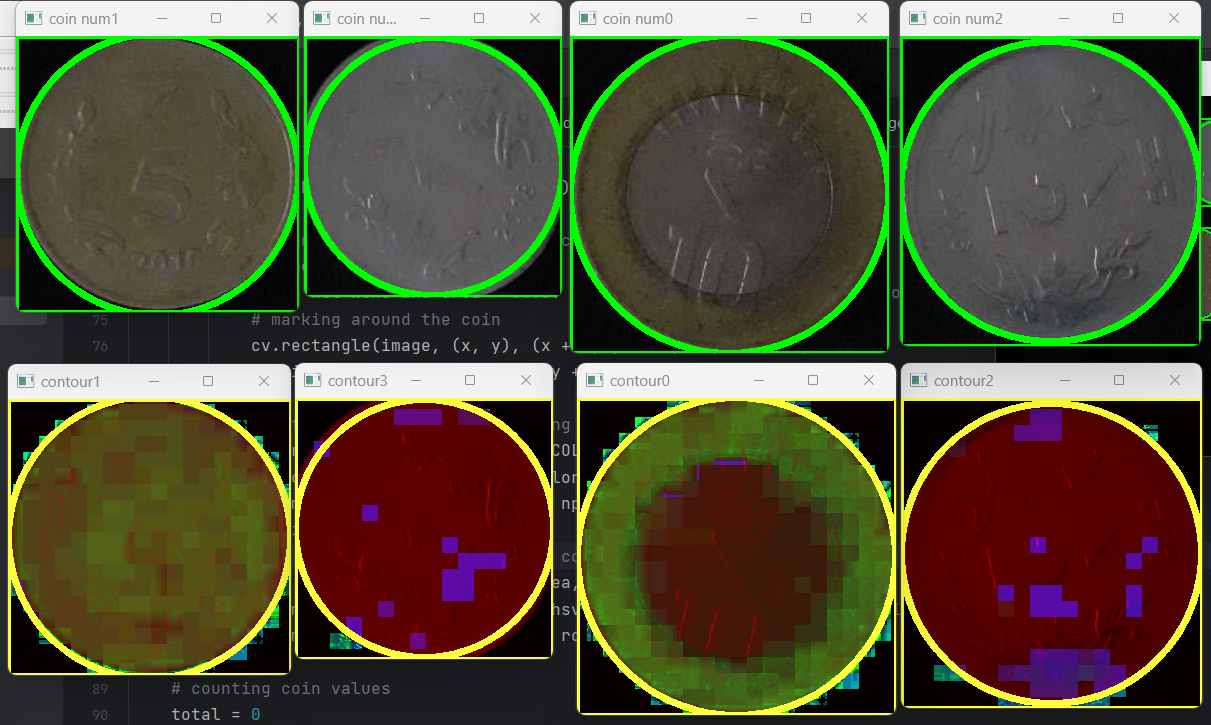
#> input picture images/all low light.png, 1211 x 725 px, given in place of the camera
$ python masking.py
#> lines starting #> are read from the running program, lines starting #| are printed output that depends on the picture; after the words box and inside, x2 and y2 are one past the last pixel; in counts of white or black regions, pixels touching at a corner belong together
import cv2 as cv
import numpy as np

# creating video capture object
cap = cv.VideoCapture(0)


def empty(a):  # function used as the parameter for cv.createTrackbar
    pass


# creating window for setting hsv values by trackbar
cv.namedWindow('hsv', cv.WINDOW_NORMAL)
cv.resizeWindow('hsv', 640, 360)
cv.createTrackbar('lower_h', 'hsv', 0, 255, empty)
#> slider 'lower_h' is set to 51
cv.createTrackbar('higher_h', 'hsv', 255, 255, empty)
cv.createTrackbar('lower_s', 'hsv', 0, 255, empty)
#> slider 'lower_s' is set to 51
cv.createTrackbar('higher_s', 'hsv', 255, 255, empty)
cv.createTrackbar('lower_v', 'hsv', 0, 255, empty)
#> slider 'lower_v' is set to 51
cv.createTrackbar('higher_v', 'hsv', 255, 255, empty)


# capturing continuous images
while cap.isOpened():
    # reading current frame
    ret, image = cap.read()
#> image is the input picture: shape (725, 1211, 3); mean B, G, R 55.3, 79.6, 83

    # converting image to hsv
    hsv = cv.cvtColor(image, cv.COLOR_BGR2HSV)
#> hsv: shape (725, 1211, 3); mean H, S, V 29, 111.9, 96.1

    # finding lower bound and upper bound
    l_h = cv.getTrackbarPos('lower_h', 'hsv')
    h_h = cv.getTrackbarPos('higher_h', 'hsv')
    l_s = cv.getTrackbarPos('lower_s', 'hsv')
    h_s = cv.getTrackbarPos('higher_s', 'hsv')
    l_v = cv.getTrackbarPos('lower_v', 'hsv')
    h_v = cv.getTrackbarPos('higher_v', 'hsv')
    lower_hsv = np.array([l_h, l_s, l_v])
    higher_hsv = np.array([h_h, h_s, h_v])

    print(lower_hsv, higher_hsv)

    # masking the image
    mask = cv.inRange(hsv, lower_hsv, higher_hsv)
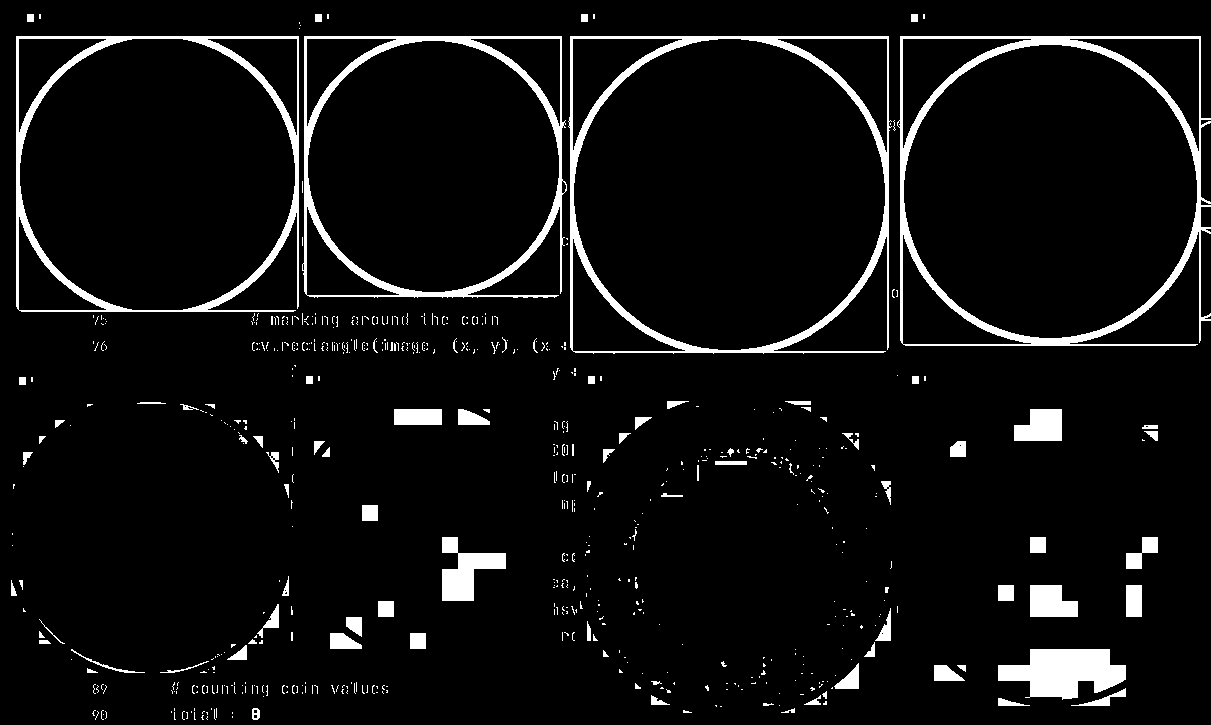
#> mask: shape (725, 1211); 6.1% white; 635 white regions (544 under 20 px), largest, box (x1, y1, x2, y2) and area: (897, 36, 1211, 346) 9151, (568, 36, 892, 354) 8743, (302, 36, 567, 298) 7248
    res = cv.bitwise_and(image, image, mask=mask)
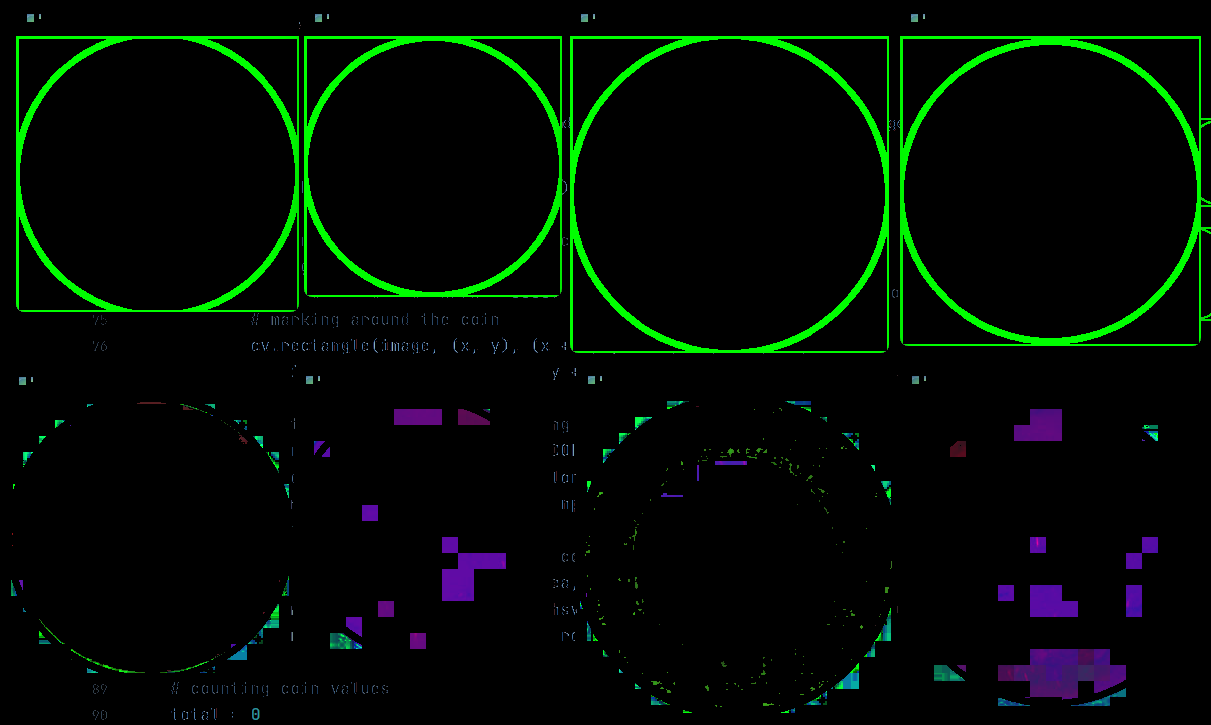
#> res: shape (725, 1211, 3); mean B, G, R 3, 10.6, 1.6

    # displaying results
    cv.imshow('out', image)  # output image
    cv.imshow('mask',mask)  # mask applied
    cv.imshow('res',res)  # output after applying mask

    # exit the loop by pressing 'q'
    if cv.waitKey(1) == ord('q'):
#> (key q is pressed here)
        break

# release video capture object
cap.release()
cv.destroyAllWindows()
